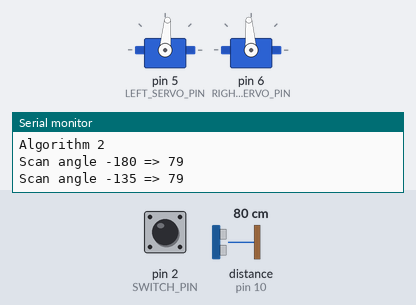
A program run on a simulated Arduino Nano, built with avr-gcc and run on an emulated ATmega328P. Shown: 2 × servo, the last lines printed to the serial monitor. Wiring (inferred from the names in the program): ultrasonic range finder: trigger pin 9; echo pin 10. Inputs (shaded band) come from the test bench; at power-on: distance to the obstacle (sensor on pin 10) 80 cm, pin 2 (SWITCH_PIN) HIGH. The echo pulse lasts 58.3 µs per cm.

Above: at 4.2 s.
4.3 s: distance to the obstacle (sensor on pin 10) set to 163 cm
At 4.85 s:
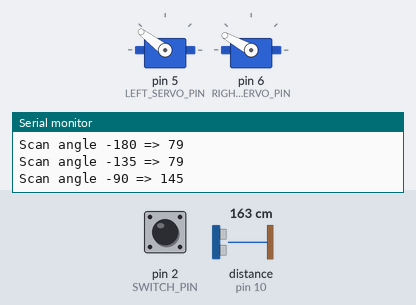
7.3 s: distance to the obstacle (sensor on pin 10) set to 250 cm
At 9.46 s:
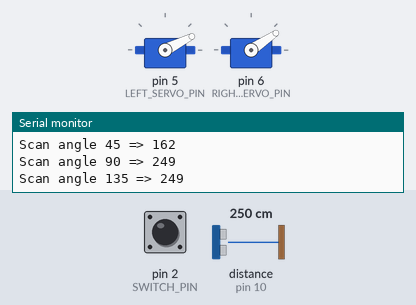
10.3 s: distance to the obstacle (sensor on pin 10) set to 2 cm
At 10.9 s:
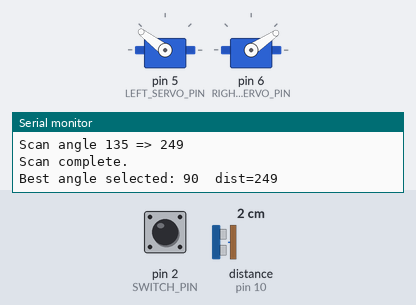
Timing chart, 0 to 19.3 s (numbered marks = the images above; inputs shaded):
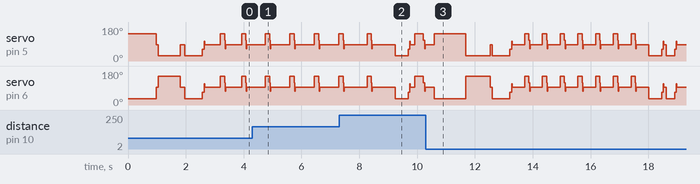

The program:

main.cpp
```cpp
#include "PuckSpinner.hpp"

#define LEFT_SERVO_PIN   5
#define RIGHT_SERVO_PIN  6
#define TRIG_PIN         9
#define ECHO_PIN         10

#define SWITCH_PIN       2

#define LEFT_STOP   1418
#define RIGHT_STOP  1518

#define DRIVE_DELTA 600 // speed for moving forward / turning
#define OBSTACLE_CM 10 // stop if object closer than this
#define SCAN_ANGLE 45 // degrees to turn per scan step
#define SCAN_STEPS 8 // number of scan steps (360/45)
#define DISTANCE_DELTA 20 // milliseconds per cm, <<to be calibrated>>

// Tunables (start here, then calibrate)
#define TURN_FAST_DELTA   600   // keep your current speed
#define TURN_SLOW_DELTA   250   // slower near the end
#define TURN_BRAKE_DELTA  200   // tiny reverse pulse
#define TURN_BRAKE_MS      18   // 12–25ms usually
#define TURN_SETTLE_MS     30   // let chassis settle

#define FWD_FAST_DELTA   600
#define FWD_BRAKE_DELTA  180
#define FWD_BRAKE_MS      15
#define FWD_SETTLE_MS     20

enum Mode {
    ALGORITHM1,
    ALGORITHM2,
    CALIBRATION
};

enum State {
    SCAN,
    QUICK_SCAN,
    SELECT_DIRECTION,
    ALIGN,
    MOVE_FORWARD,
    AVOID_STOP
};

enum MotionState {
    MOVING_FWD,
    TURNING,
    REVERSING,
    STOPPED
};

MotionState motion = STOPPED;
unsigned long motionChangedMs = 0;

void setMotion(MotionState m) {
    motion = m;
    motionChangedMs = millis();
}

enum Algo2State {
  A2_FORWARD,
  A2_TURN_90,
  A2_BACKUP,
  A2_SCAN,
  A2_TURN_TO_BEST,
  A2_RECOVER_FORWARD
};


// Global array for storing distances at different angles
long distances[SCAN_STEPS]; // from 180 to -180 in steps of SCAN_ANGLE
long bestAngle = -1;
long bestDistance = -1;

int LEFT_TRIM  = 0;
int RIGHT_TRIM = -20;

Servo leftWheel;
Servo rightWheel;
State currentState = SCAN;

Mode mode = ALGORITHM1;


// HC-SR04 Ultrasonic distance sensor reading
long readDistanceCM() {
    digitalWrite(TRIG_PIN, LOW);
    delayMicroseconds(5);

    digitalWrite(TRIG_PIN, HIGH);
    delayMicroseconds(10);
    digitalWrite(TRIG_PIN, LOW);

    unsigned long dur = pulseIn(ECHO_PIN, HIGH, 30000UL);
    if (dur == 0) return -1;

    long cm = (long)(dur * 0.0343f / 2.0f);

    return cm;
}

long readDistanceCM_filtered() {
    const int N = 5;
    long v[N];
    int k = 0;

    for (int i = 0; i < N; i++) {
        long d = readDistanceCM();
        if (d > 0) v[k++] = d;
        delay(10);
    }

    if (k == 0)
        return -1;

    for (int i = 0; i < k - 1; i++) {
        for (int j = i + 1; j < k; j++) {
            if (v[j] < v[i]) {
                long t = v[i];
                v[i] = v[j];
                v[j] = t;
            }
        }
    }
    return v[k / 2]; // median
}

long getDistanceStable() {
    static long lastGood = -1;
    static unsigned long lastGoodMs = 0;

    long d = readDistanceCM_filtered();
    if (d > 0) {
        lastGood = d;
        lastGoodMs = millis();
        return d;
    }

    if (lastGood > 0 && (millis() - lastGoodMs) < 300) {
        return lastGood;
    }

    return -1;
}

int getAverageDistance() {
    long total = 0;
    int count = 0;
    long d = 0;

    for (int i = 0; i < 5; i++) {
        d = getDistanceStable();
        if (d > 0) {
            total += d;
            count++;
        }
        delay(10);
    }
    if (count == 0) return -1;
    return total / count;
}

struct DistanceState {
    long cm = -1;
    unsigned long lastMs = 0;
    bool valid = false;
};

DistanceState dist;

void updateDistance() {
    static unsigned long lastPing = 0;

    if (millis() - lastPing < 60) return;
    lastPing = millis();

    long d = getDistanceStable();
    if (d > 0) {
        dist.cm = d;
        dist.lastMs = millis();
        dist.valid = true;
    } else {
        if (millis() - dist.lastMs > 300) dist.valid = false;
    }
}

bool distanceUsable() {
    if (!dist.valid) return false;
    if (millis() - motionChangedMs < 80) return false;
    if (motion == TURNING) return false;
    return true;
}

void debugDistance() {
  Serial.print("Dist: ");
  Serial.print(dist.cm);
  Serial.print(" cm  valid=");
  Serial.print(dist.valid);
  Serial.print(" age=");
  Serial.println(millis() - dist.lastMs);
}

// Scanning function
void performScan() {
    static const int scanAngles[SCAN_STEPS] = {-180, -135, -90, -45, 0, 45, 90, 135};

    stopWheels();
    delay(50);

    int currentAngle = 0;

    for (int i = 0; i < SCAN_STEPS; i++) {
        int target = scanAngles[i];
        int delta = target - currentAngle;

        setMotion(TURNING);
        turnDegrees(delta);
        setMotion(STOPPED);

        delay(80); // let vibrations settle

        long d = getAverageDistance();
        distances[i] = d;

        Serial.print("Scan angle ");
        Serial.print(target);
        Serial.print(" => ");
        Serial.println(d);

        currentAngle = target;
    }

    // return to forward (0°)
    if (currentAngle != 0) {
        setMotion(TURNING);
        turnDegrees(-currentAngle);
        setMotion(STOPPED);
    }

    Serial.println("Scan complete.");
}


void quick_scan() {
    long distance = 0;

    stopWheels();
    for (int i = 0; i < SCAN_STEPS; i+=2) {
        turnDegrees(SCAN_ANGLE * 2);
        distance = getAverageDistance();
        distances[i] = distance;
        debugDistance();
        stopWheels();
    }

    for (int i = 1; i < SCAN_STEPS; i+=2) {
        distances[i] = -1;
    }

    Serial.println("Quick scan complete.");
    // print all values
    for (int i = 0; i < SCAN_STEPS; i++) {
        Serial.print("Angle ");
        Serial.print((i - SCAN_STEPS / 2) * SCAN_ANGLE);
        Serial.print(": ");
        Serial.println(distances[i]);
    }
}

void selectBestDirection() {
    static const int scanAngles[SCAN_STEPS] = {-180, -135, -90, -45, 0, 45, 90, 135};

    bestAngle = -1;
    bestDistance = -1;

    int bestIndexFront = -1;
    long bestFrontDist = -1;
    int bestIndexAny = -1;
    long bestAnyDist = -1;

    for (int i = 0; i < SCAN_STEPS; i++) {
        long d = distances[i];
        if (d <= 0) continue;

        if (d > bestAnyDist) {
            bestAnyDist = d;
            bestIndexAny = i;
        }

        int a = scanAngles[i];
        if (a >= -90 && a <= 90 && d > bestFrontDist) {
            bestFrontDist = d;
            bestIndexFront = i;
        }
    }

    int chosen = (bestIndexFront != -1) ? bestIndexFront : bestIndexAny;

    if (chosen != -1) {
        bestAngle = scanAngles[chosen];
        bestDistance = distances[chosen];
        Serial.print("Best angle selected: ");
        Serial.print(bestAngle);
        Serial.print("  dist=");
        Serial.println(bestDistance);
    } else {
        bestAngle = 180;
        bestDistance = -1;
        Serial.println("No valid direction found.");
    }
}

// Alignment function
void alignToBestDirection() {
    int bestIndex = -1;
    long maxDistance = -1;

    for (int i = 0; i < SCAN_STEPS; i++) {
        if (distances[i] > maxDistance) {
            maxDistance = distances[i];
            bestIndex = i;
        }
    }

    if (bestIndex != -1) {
        int bestAngle = (bestIndex - SCAN_STEPS / 2) * SCAN_ANGLE;
        Serial.print("Aligning to best angle: ");
        Serial.println(bestAngle);
        turnDegrees(bestAngle);
    } else {
        Serial.println("No valid direction to align.");
    }
}

// turn x amount of degrees
void turnDegrees(int degrees) {
    if (degrees == 0) return;

    int dir = (degrees > 0) ? +1 : -1;      // +1 = right, -1 = left
    float a  = abs(degrees) / 90.0f;

    int tFast = (int)(297 * a);
    int tSlow = (int)(40  * a);

    if (tFast < 10) tFast = 10;
    if (tSlow < 8)  tSlow = 8;

    spinDelta(dir * TURN_FAST_DELTA);
    delay(tFast);
    spinDelta(dir * TURN_SLOW_DELTA);
    delay(tSlow);
    spinDelta(-dir * TURN_BRAKE_DELTA);
    delay(TURN_BRAKE_MS);

    stopWheels();
    delay(TURN_SETTLE_MS);
}

void stopWheels() {
    leftWheel.writeMicroseconds(LEFT_STOP);
    rightWheel.writeMicroseconds(RIGHT_STOP);
}

void driveDelta(int delta) {
    setWheelsUS(LEFT_STOP + delta + LEFT_TRIM, RIGHT_STOP - delta + RIGHT_TRIM);
}

void spinDelta(int delta) {
    setWheelsUS(LEFT_STOP + delta + LEFT_TRIM, RIGHT_STOP + delta + RIGHT_TRIM);
}

void setWheelsUS(int leftUS, int rightUS) {
    leftWheel.writeMicroseconds(leftUS);
    rightWheel.writeMicroseconds(rightUS);
}

// Move forward function
void moveForwardDistance(int cm) {
  long t = (long)cm * DISTANCE_DELTA;

  driveDelta(+FWD_FAST_DELTA);
  delay(t);

  driveDelta(-FWD_BRAKE_DELTA);
  delay(FWD_BRAKE_MS);

  stopWheels();
  delay(FWD_SETTLE_MS);
}

void moveForward() {
    driveDelta(DRIVE_DELTA);
}

void turn90right() {
    spinDelta(+TURN_FAST_DELTA);
    delay(297);
    spinDelta(+TURN_SLOW_DELTA);
    delay(40);
    spinDelta(-TURN_BRAKE_DELTA);
    delay(TURN_BRAKE_MS);
    stopWheels();
    delay(TURN_SETTLE_MS);
}

void setup() {
    Serial.begin(9600);

    // HC-RO4 setup
    pinMode(TRIG_PIN, OUTPUT);
    pinMode(ECHO_PIN, INPUT);
    digitalWrite(TRIG_PIN, LOW);

    // Switch setup
    pinMode(SWITCH_PIN, INPUT_PULLUP);

    leftWheel.attach(LEFT_SERVO_PIN);
    rightWheel.attach(RIGHT_SERVO_PIN);

    Serial.println("Initialisation done.");
    Serial.println("Selected mode :");

    // select mode based on switch
    if (digitalRead(SWITCH_PIN) == LOW) {
        mode = ALGORITHM1;
        Serial.println("Algorithm 1");
    } else {
        mode = ALGORITHM2;
        Serial.println("Algorithm 2");
    }
    stopWheels();
}
void Algorithm2Loop() {
    updateDistance();

    static Algo2State st = A2_FORWARD;

    static unsigned long stateStartMs = 0;
    auto enter = [&](Algo2State next) {
        st = next;
        stateStartMs = millis();
    };
    auto inStateMs = [&]() -> unsigned long { return millis() - stateStartMs; };

    const int CAUTION_CM   = OBSTACLE_CM + 8;
    const int EMERGENCY_CM = 6;
    const unsigned long CONFIRM_MS = 180;
    const unsigned long BRAKE_MS   = 80;
    const unsigned long TURN90_MS  = 420;
    const unsigned long TURNMAX_MS = 650;
    const unsigned long BACKUP_MS  = 800;
    const unsigned long STUCK_MS   = 900;

    static long lastCm = -1;
    static unsigned long lastProgressMs = 0;

    if (st == A2_FORWARD && distanceUsable()) {
        long cm = dist.cm;

        if (cm > 0 && cm < 150) {
            if (lastCm < 0) {
                lastCm = cm;
                lastProgressMs = millis();
            } else {
                if (abs(cm - lastCm) >= 2) {
                    lastProgressMs = millis();
                    lastCm = cm;
                }
            }
        } else {
            lastCm = -1;
            lastProgressMs = millis();
        }
    }

    bool usable = distanceUsable() && dist.cm > 0;
    long cm = usable ? dist.cm : 9999;

    static unsigned long lastObsHitMs = 0;
    static uint8_t obsHits = 0;

    bool emergency = usable && (cm <= EMERGENCY_CM);
    bool rawObstacle = usable && (cm < OBSTACLE_CM);
    bool caution = usable && (cm < CAUTION_CM);

    if (rawObstacle) {
        if (millis() - lastObsHitMs <= CONFIRM_MS) obsHits++;
        else obsHits = 1;
        lastObsHitMs = millis();
    } else {
        if (millis() - lastObsHitMs > CONFIRM_MS) obsHits = 0;
    }

    bool obstacleConfirmed = emergency || (obsHits >= 2);

    bool stuck = (st == A2_FORWARD) && (millis() - lastProgressMs > STUCK_MS);

    static int consecutiveObstacles = 0;

    static bool actionStarted = false;

    switch (st) {

        case A2_FORWARD: {
            setMotion(MOVING_FWD);

            if (caution) {
                moveForward();
                if (inStateMs() > 0) { /* noop */ }
                if (caution && !obstacleConfirmed) {
                    stopWheels();
                    setMotion(STOPPED);
                    enter(A2_RECOVER_FORWARD);
                }
                break;
            }

            moveForward();

            if (obstacleConfirmed) {
                stopWheels();
                setMotion(STOPPED);

                consecutiveObstacles++;

                if (consecutiveObstacles >= 2 || emergency) {
                    enter(A2_BACKUP);
                } else {
                    enter(A2_TURN_90);
                }
            }
            else if (stuck) {
                stopWheels();
                setMotion(STOPPED);
                consecutiveObstacles = 2;
                enter(A2_BACKUP);
            }
            else {
                if (consecutiveObstacles > 0 && !rawObstacle) consecutiveObstacles--;
            }
            break;
        }

        case A2_TURN_90: {
            setMotion(TURNING);

            if (!actionStarted) {
                actionStarted = true;
                turnDegrees(90);
            }

            if (emergency) {
                stopWheels();
                setMotion(STOPPED);
                actionStarted = false;
                enter(A2_BACKUP);
                break;
            }

            if (inStateMs() >= TURN90_MS) {
                stopWheels();
                setMotion(STOPPED);
                actionStarted = false;

                enter(A2_RECOVER_FORWARD);
            }
            break;
        }

        case A2_BACKUP: {
            setMotion(REVERSING);

            if (!actionStarted) {
                actionStarted = true;
                driveDelta(-DRIVE_DELTA);
            }

            if (inStateMs() >= BACKUP_MS) {
                stopWheels();
                setMotion(STOPPED);
                actionStarted = false;
                enter(A2_SCAN);
            }
            break;
        }

        case A2_SCAN: {
            setMotion(TURNING);

            stopWheels();
            delay(30);

            performScan();
            selectBestDirection();

            setMotion(STOPPED);
            enter(A2_TURN_TO_BEST);
            break;
        }

        case A2_TURN_TO_BEST: {
            setMotion(TURNING);

            if (!actionStarted) {
                actionStarted = true;
                int a = (int)bestAngle;
                if (a > 160) a = 160;
                if (a < -160) a = -160;
                turnDegrees(a);
            }

            if (emergency) {
                stopWheels();
                setMotion(STOPPED);
                actionStarted = false;
                enter(A2_BACKUP);
                break;
            }

            if (inStateMs() >= TURNMAX_MS) {
                stopWheels();
                setMotion(STOPPED);
                actionStarted = false;
                enter(A2_RECOVER_FORWARD);
            }
            break;
        }

        case A2_RECOVER_FORWARD: {
            setMotion(STOPPED);

            if (inStateMs() < BRAKE_MS) {
                stopWheels();
                break;
            }

            updateDistance();
            bool stillBlocked = distanceUsable() && dist.cm > 0 && dist.cm < OBSTACLE_CM;

            if (stillBlocked) {
                consecutiveObstacles++;
                if (consecutiveObstacles >= 2) enter(A2_BACKUP);
                else enter(A2_TURN_90);
                break;
            }

            setMotion(MOVING_FWD);
            moveForward();

            if (inStateMs() >= (BRAKE_MS + 180)) {
                stopWheels();
                setMotion(STOPPED);

                lastCm = -1;
                lastProgressMs = millis();

                enter(A2_FORWARD);
            }
            break;
        }
    }
}

void Algorithm1Loop() {    static unsigned long lastPing = 0;
    static long distance = 0;

    if (millis() - lastPing >= 60) {
        lastPing = millis();
        distance = getDistanceStable();
        Serial.print("Distance: ");
        Serial.println(distance);
    }

    static int consecutiveObstacles = 0;

    if (distance > 0 && distance < OBSTACLE_CM) {
        stopWheels();
        consecutiveObstacles++;

            if (consecutiveObstacles >= 3) {
            Serial.println("3 obstacles detected, reversing and scanning...");
            // Reverse
            driveDelta(-DRIVE_DELTA);
            delay(1000); // reverse for 1 second
            stopWheels();
            delay(200);

            // Perform full scan
            performScan();
            selectBestDirection();

            consecutiveObstacles = 0; // reset counter
        } else {
            turnDegrees(90); // turn right on obstacle
        }
    } else {
        moveForward();
        consecutiveObstacles = 0; // reset counter when path is clear
    }
}

void loop() {
    if (mode == ALGORITHM1) {
        Algorithm1Loop();
        delay(1000); // placeholder
    } else if (mode == ALGORITHM2) {
        Algorithm2Loop();
    } else if (mode == CALIBRATION) {
        moveForward();
        delay(1000);
    }
}
```

PuckSpinner.hpp
```cpp
#include <Arduino.h>
#include <Servo.h>

// Functions to be used in main.cpp

// Scanner
void performScan();
long readDistanceCM();
long readDistanceCM_filtered();
long getDistanceStable();
int getAverageDistance();
void performScan();

// Movement
void moveForward();
void stopWheels();
void turnLeft();
void turnRight();
void turnDegrees(int);
void turn90right();
void setWheelsUS(int, int);
void spinDelta(int);
```
